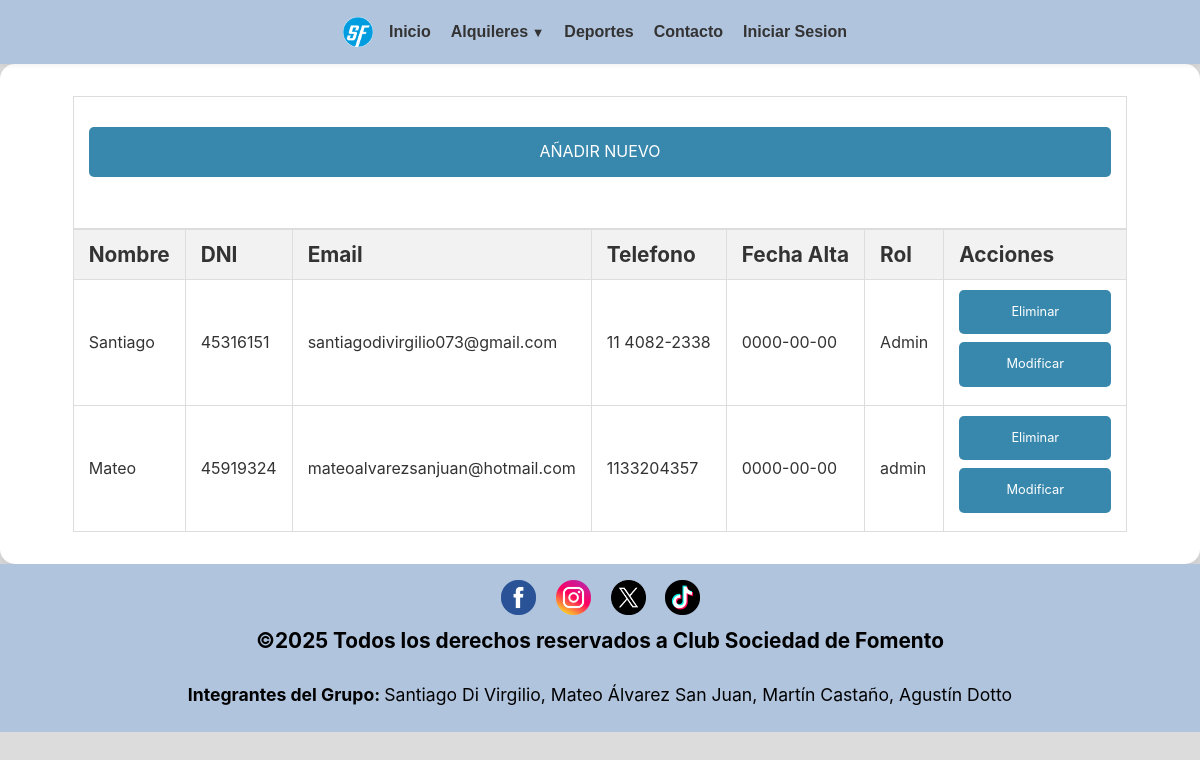
Before: /usuarios_tablas.php with the older database file.
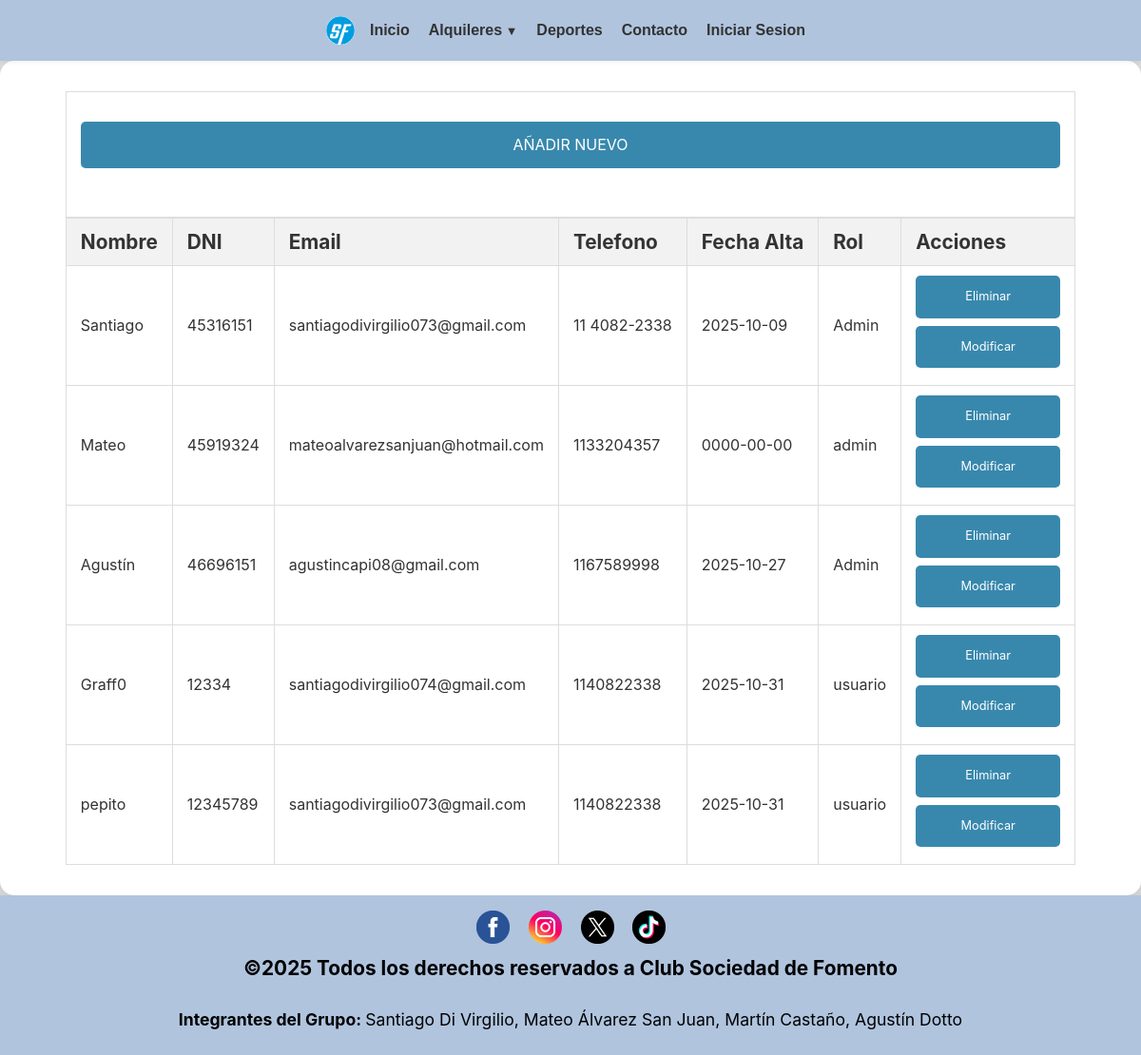
After: the same page with the newer database file.
### tables this page shows
CREATE TABLE `usuarios` (
  `id_usuario` int(5) NOT NULL,
  `nombre` varchar(10) NOT NULL,
  `clave` varchar(255) NOT NULL,
  `dni` varchar(15) NOT NULL,
  `email` varchar(100) NOT NULL,
  `telefono` varchar(20) NOT NULL,
  `fecha_alta` date NOT NULL,
  `rol` varchar(20) NOT NULL,
  `id_sesion` varchar(255) DEFAULT NULL
);

### usuarios_tablas.php (the view, shortened to what this page needs)
<!DOCTYPE html>
<html lang="es">
<head>
	<link rel="stylesheet" href="https://cdnjs.cloudflare.com/ajax/libs/font-awesome/4.7.0/css/font-awesome.min.css">
	<link rel="stylesheet" type="text/css" href="css/estilos.css">
</head>
<body>
	<header>
		<a href="index.php"><img src="imagenes/logo.webp" alt="Logo de la página" class="logo"></a>
	    <?php
	    include("NAV.php");
	    include("conexion.php");
	    $llamado_usuarios = mysqli_query($conexion, "SELECT * FROM usuarios");
	    ?>
	</header>
	<div class="tablas">
			<article id="tab1">
            <table>
                    <tr>
                        <td><a class="btn-añadir-deporte" href="registro_nuevo.php">AÑADIR NUEVO</a></td>
                    </tr>
                </table>
                <table>
                    <thead>
                        <th class="tabla-usuario">Nombre</th>
                        <th class="tabla-usuario">DNI</th>
                        <th class="tabla-usuario">Email</th>
                        <th class="tabla-usuario">Telefono</th>
                        <th class="tabla-usuario">Fecha Alta</th>
                        <th class="tabla-usuario">Rol</th>
                        <th class="tabla-deporte">Acciones</th>
                    </thead>
                    <?php while($var_usuarios = mysqli_fetch_assoc($llamado_usuarios)){?>
                    <tr>
                        <td class="tabla-usuario"><?php echo $var_usuarios["nombre"];?></td>
                        <td class="tabla-usuario"><?php echo $var_usuarios["dni"];?></td>
                        <td class="tabla-usuario"><?php echo $var_usuarios["email"];?></td>
                        <td class="tabla-usuario"><?php echo $var_usuarios["telefono"];?></td>
                        <td class="tabla-usuario"><?php echo $var_usuarios["fecha_alta"];?></td>
                        <td class="tabla-usuario"><?php echo $var_usuarios["rol"];?></td>
                        <td>
                            <a class="btn-editar-deporte" href="darbaja_usuario.php?id_usuario=<?php echo $var_usuarios["id_usuario"];?>" onclick="return confirm('¿Estás seguro de que deseas eliminar este usuario?');">Eliminar</a>
                            <a class="btn-editar-deporte" href="modificar_usuario_formu.php?id_usuario=<?php echo $var_usuarios["id_usuario"];?>">Modificar</a>
                        </td>
                    </tr>
                    <?php }?>
                </table>
			</article>
        </div>
<footer>
<?php
    include("FOOTER.php");
?>
</footer>
</body>
</html>

### NAV.php (shortened to what this page needs)
<nav id="myTopnav">
    <ul>
        <li><a href="index.php">Inicio</a></li>
        <li class="custom-dropdown">
            <a href="pago_reserva.php?id_cancha=1">Alquileres</a>
        </li>
        <li><a href="deportes.php">Deportes</a></li>
        <li><a href="contacto.php">Contacto</a></li>
        <?php
        if (!empty($_SESSION['id_usuario'])) {
            if (isset($_SESSION['ROL']) && (strtolower($_SESSION['ROL']) == 'admin')) {
                echo '<li><a href="administracion.php">Administracion</a></li>';
            }
            echo '<li><a href="perfil.php">Perfil</a></li>';
            echo '<li><a href="cerrar_sesion.php">Cerrar Sesion</a></li>';
        } else {
            echo '<li><a href="iniciar_sesion.php">Iniciar Sesion</a></li>';
        }
        ?>
    </ul>
</nav>

### FOOTER.php
<html>
	<div>
	<div class="redes-sociales">
		<a href="https://es-la.facebook.com/" target="_blank"><img src="imagenes/icono_facebook.webp" alt="Facebook" class="redes"></a>
		<a href="https://www.instagram.com/" target="_blank"><img src="imagenes/icono_instagram.webp" alt="Instagram" class="redes"> </a>
		<a href="https://twitter.com/i/flow/login?input_flow_data=%7B%22requested_variant%22%3A%22eyJsYW5nIjoiZXMifQ%3D%3D%22%7D" target="_blank"><img src="imagenes/icono_twitter.webp" alt="Twitter" class="redes"></a>
		<a href="https://www.tiktok.com/" target="_blank"><img src="imagenes/icono_tiktok.webp" alt="Tik Tok" class="redes"></a>
	</div>
	<div>
	<li class="legales"><strong>©2025 Todos los derechos reservados a Club Sociedad de Fomento</strong></li>
	</div>
	<div>
	<ul id="sobre_nosotros_footer">
		<li><strong>Integrantes del Grupo: </strong>Santiago Di Virgilio, Mateo Álvarez San Juan, Martín Castaño, Agustín Dotto</li>
	</ul>
	</div>
	</div>
</html>

### css/estilos.css (style rules this page uses)
* { padding: 0; margin: 0; }
body { background-color: #dcdcdc; font-family: -apple-system, BlinkMacSystemFont, "Segoe UI", Roboto, Helvetica, Arial, sans-serif, "Apple Color Emoji", "Segoe UI Emoji", "Segoe UI Symbol"; font-size: 1.3rem; background-size: cover; background-position: center; min-height: 100vh; background-attachment: fixed; display: flex; flex-direction: column; }
header { text-align: center; background-color: #b0c4de; padding: 10px 20px; position: relative; align-items: center; box-shadow: 0 2px 4px rgba(0, 0, 0, 0.05); }
a { text-decoration: none; color:rgb(42, 75, 138); }
header > nav { display: inline-block; vertical-align: middle; }
#myTopnav > ul { margin: 0; padding: 0; display: flex; list-style: none; align-items: center; font-size: 1rem; font-family: Arial, sans-serif; margin-right: 1%; font-weight: bold; }
#myTopnav ul li a { color: #333; padding: 5px 10px; border-radius: 5px; white-space: nowrap; transition: all 0.3s ease; }
nav ul li a { list-style: none; }
li { list-style: none; padding: 8px 0; }
.logo { width: 2.6%; display: inline-block; vertical-align: middle; }
.custom-dropdown { position: relative; display: inline-block; }
.custom-dropdown a { display: block; color: #333 !important; padding: 12px 20px; transition: all 0.3s ease; }
.custom-dropdown > a::after { content: ' \25BC'; font-size: 0.8em; }
.tablas { padding: 1.5rem; display: flex; flex-direction: column; align-items: center; gap: 2rem; background-color: #ffffff; border-radius: 15px; box-shadow: 0 6px 18px rgba(0, 0, 0, 0.1); padding: 2rem; }
.tablas table { width: 100%; border-collapse: collapse; }
img.redes { width: 35px; height: 35px; -webkit-transition: all .2s ease-in-out; -moz-transition: all .2s ease-in-out; -o-transition: all .2s ease-in-out; -ms-transition: all .2s ease-in-out; margin-left: 2%; }
footer { background-color: #b0c4de; text-align: center; padding: 1rem 0; }
footer div a { color: #000000; display: inline-block; margin: 0 7px; }
#sobre_nosotros_footer li { font-size: 1.1rem; color: #000000; display: inline-block; margin-top: 1%; padding: 0.7rem; }
.btn-añadir-deporte { display: block; background-color: #3888ad; color: #ffffff; text-align: center; padding: 0.75rem 1rem; text-decoration: none; border-radius: 5px; margin-top: 2%; transition: background-color 0.3s ease; border: none; cursor: pointer; width: auto; font-family: inherit; font-size: 1rem; margin-bottom: 4%; text-align: center; }
.btn-editar-deporte { display: block; background-color: #3888ad; color: #ffffff; text-align: center; padding: 0.75rem 1rem; text-decoration: none; border-radius: 5px; transition: background-color 0.3s ease; border: none; margin-bottom: 0.5rem; cursor: pointer; width: 120px; font-family: inherit; font-size: 0.8rem; }
.tablas th { background-color: #f2f2f2; color: #333; font-weight: bold; padding: 12px 15px; text-align: left; border: 1px solid #ddd; }
.tablas td { font-size: 1rem; color: #333; text-align: left; line-height: 1.6; padding: 10px 15px; border: 1px solid #ddd; vertical-align: middle; }

Changed rows visible on the page:
changed usuarios "Santiago": fecha_alta "0000-00-00" → "2025-10-09"
added usuarios: nombre "Agustín", dni "46696151", email "agustincapi08@gmail.com", telefono "1167589998", fecha_alta "2025-10-27", rol "Admin"
added usuarios: nombre "Graff0", dni "12334", email "santiagodivirgilio074@gmail.com", telefono "1140822338", fecha_alta "2025-10-31", rol "usuario"
added usuarios: nombre "pepito", dni "12345789", email "santiagodivirgilio073@gmail.com", telefono "1140822338", fecha_alta "2025-10-31", rol "usuario"
